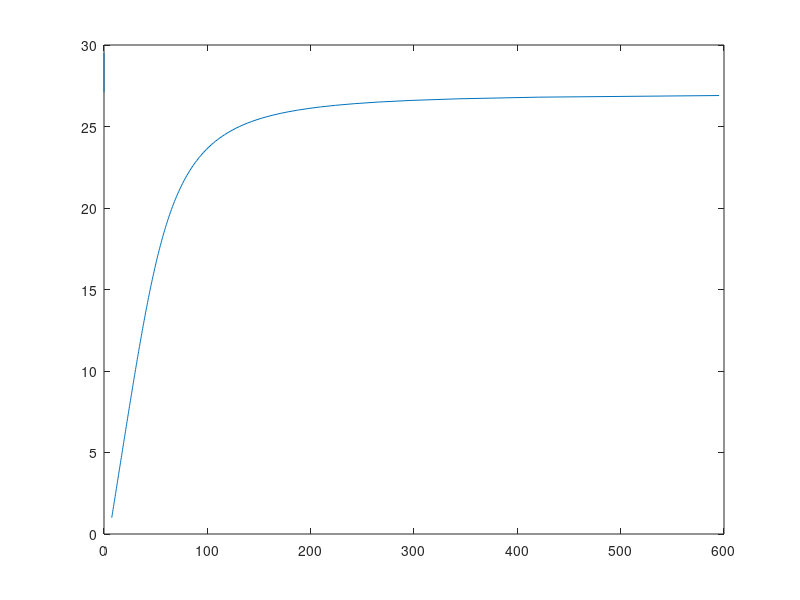

Reproduce this figure in MATLAB. (Note: this script raises an error after producing the figure.)
%% Define relevant model funtions:

% a=p(1);b=p(2);V0=p(3);delta=p(4);T=p(5);s0=p(6);

IDM_Accel = @(p,s,ds,v) p(1).*( 1 - (v/p(3)).^p(4) - ...
    ((p(6) + max(p(5)*v + v.*(-ds)./(2*sqrt(p(1).*p(2))),0))./s).^2 );

S_eq = @(p,v) (p(6)+p(5).*v)./sqrt(1-(v./p(3)).^p(4));
%% Define the parameters and equilibria:
% of the form: params = [a,b,V0,delta,T,s0]
params = [1.3,1.75,27.0,4.0,2.5,5.0];

% params = [3.6652,0.1550,13.9884,8.3875,-0.0407,8.8713];

v_eq = 1.0:.1:29.5;
s_eq = S_eq(params,v_eq);


%% Plot results:
figure()
plot(s_eq,v_eq)

[q,rho,stab] = string_stability_general(params,IDM_Accel,s_eq,v_eq,4);
set(gca,'FontSize',24)
% close all
%% Plotting:

figure()
subplot(3,1,1)
hold on
hl = plot(v_eq(stab<0),s_eq(stab<0),'r.',v_eq(stab>0),s_eq(stab>0),'b.','MarkerSize',15);
hold off
legend(hl,'unstable','stable','Location','SouthEast')
ylabel('equilibrium gap [m]')
grid on
box on
set(gca,'FontSize',24,'LineWidth',3)
title('IDM equilibrium operating conditions','Fontsize',35)

subplot(3,1,2)
hl = plot(v_eq(stab<0),q(stab<0)*3600,'r.',v_eq(stab>0),q(stab>0)*3600,'b.','MarkerSize',15);
ylabel('flow rate  [veh/hr/lane]')
grid on
set(gca,'FontSize',24,'LineWidth',3)
box on

subplot(3,1,3)
hold on
plot([v_eq(1),v_eq(end)],[0,0],'k--','LineWidth',3)
hl = plot(v_eq(stab<0),stab(stab<0),'r.',v_eq(stab>0),stab(stab>0),'b.','MarkerSize',15);
hold off
xlabel('equilibrium speed / m/s'), ylabel('\lambda (stability value)')
grid on
set(gca,'FontSize',24,'LineWidth',3)
box on